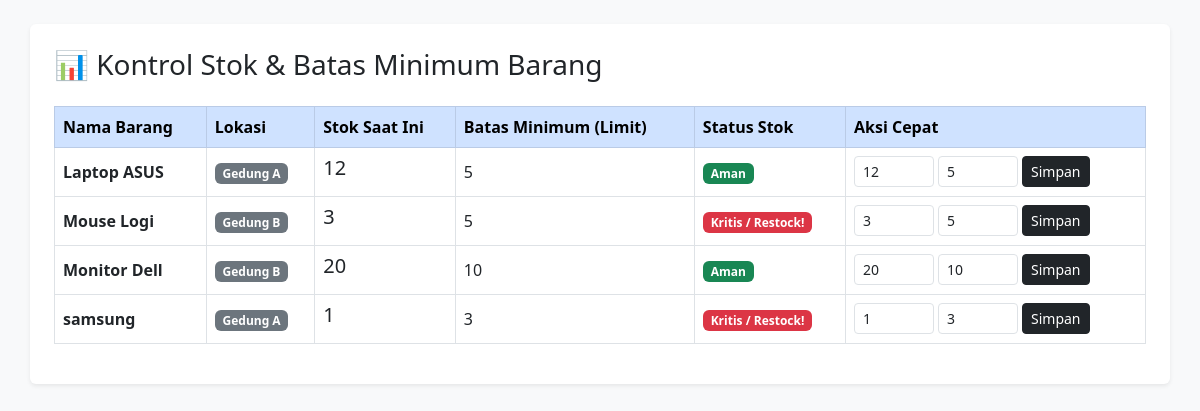
The app's page /admin/stok.php with its own data.
### tables this page shows
CREATE TABLE IF NOT EXISTS `barang` (
  `id` int(11) NOT NULL AUTO_INCREMENT,
  `nama_barang` varchar(100) NOT NULL,
  `status_id` int(11) DEFAULT NULL,
  `penyimpanan_id` int(11) DEFAULT NULL,
  `vendor_id` int(11) DEFAULT NULL,
  `harga_barang` int(11) DEFAULT NULL,
  `stok` int(11) NOT NULL DEFAULT 0,
  `limit_stok` int(11) NOT NULL DEFAULT 5,
  PRIMARY KEY (`id`),
  KEY `fk_barang_status` (`status_id`),
  KEY `fk_barang_penyimpanan` (`penyimpanan_id`),
  KEY `fk_barang_vendor` (`vendor_id`),
   
  CONSTRAINT `fk_barang_penyimpanan` FOREIGN KEY (`penyimpanan_id`) REFERENCES `penyimpanan` (`id`) ON DELETE SET NULL ON UPDATE CASCADE,
  CONSTRAINT `fk_barang_status` FOREIGN KEY (`status_id`) REFERENCES `status_barang` (`id`) ON DELETE SET NULL ON UPDATE CASCADE,
  CONSTRAINT `fk_barang_vendor` FOREIGN KEY (`vendor_id`) REFERENCES `vendor` (`id`) ON DELETE SET NULL ON UPDATE CASCADE
);

CREATE TABLE IF NOT EXISTS `penyimpanan` (
  `id` int(11) NOT NULL AUTO_INCREMENT,
  `nama_penyimpanan` varchar(100) NOT NULL,
  PRIMARY KEY (`id`)
);

### admin/stok.php (the view, shortened to what this page needs)
<?php
include '../koneksi.php';
$query_barang = "SELECT b.id, b.nama_barang, b.stok, b.limit_stok, p.nama_penyimpanan
                 FROM barang b
                 LEFT JOIN penyimpanan p ON b.penyimpanan_id = p.id";
$data_stok = mysqli_query($koneksi, $query_barang);
?>
<!DOCTYPE html>
<html lang="id">
<head>
    <link href="https://cdn.jsdelivr.net/npm/bootstrap@5.3.0/dist/css/bootstrap.min.css" rel="stylesheet">
</head>
<body class="bg-light p-4">
<div class="container bg-white p-4 rounded shadow-sm">
    <h3 class="mb-4">📊 Kontrol Stok & Batas Minimum Barang</h3>
    <table class="table table-hover table-bordered align-middle">
        <thead class="table-primary">
            <tr>
                <th>Nama Barang</th>
                <th>Lokasi</th>
                <th>Stok Saat Ini</th>
                <th>Batas Minimum (Limit)</th>
                <th>Status Stok</th>
                <th width="300">Aksi Cepat</th>
            </tr>
        </thead>
        <tbody>
            <?php while ($row = mysqli_fetch_assoc($data_stok)) {
                $kritis = ($row['stok'] <= $row['limit_stok']);
            ?>
            <tr>
                <td><strong><?= htmlspecialchars($row['nama_barang']); ?></strong></td>
                <td><span class="badge bg-secondary"><?= htmlspecialchars($row['nama_penyimpanan'] ?? 'Belum Diatur'); ?></span></td>
                <td><h5><?= $row['stok']; ?></h5></td>
                <td><?= $row['limit_stok']; ?></td>
                <td>
                    <?= $kritis ? '<span class="badge bg-danger">Kritis / Restock!</span>' : '<span class="badge bg-success">Aman</span>'; ?>
                </td>
                <td>
                    <form method="POST" action="" class="d-flex gap-1">
                        <input type="number" name="stok" class="form-control form-control-sm" value="<?= $row['stok']; ?>" title="Ubah Jumlah Stok" style="width: 80px;">
                        <input type="number" name="limit_stok" class="form-control form-control-sm" value="<?= $row['limit_stok']; ?>" title="Ubah Limit" style="width: 80px;">
                        <button type="submit" name="update_stok" class="btn btn-sm btn-dark">Simpan</button>
                    </form>
                </td>
            </tr>
            <?php } ?>
        </tbody>
    </table>
</div>
</body>
</html>

### records on screen
barang: nama_barang "Laptop ASUS", penyimpanan.nama_penyimpanan "Gedung A", stok "12", limit_stok "5", shows "Aman"
barang: nama_barang "Mouse Logi", penyimpanan.nama_penyimpanan "Gedung B", stok "3", limit_stok "5", shows "Kritis / Restock!"
barang: nama_barang "Monitor Dell", penyimpanan.nama_penyimpanan "Gedung B", stok "20", limit_stok "10", shows "Aman"
barang: nama_barang "samsung", penyimpanan.nama_penyimpanan "Gedung A", stok "1", limit_stok "3", shows "Kritis / Restock!"
